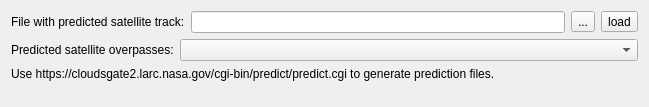
<?xml version="1.0" encoding="UTF-8"?>
<ui version="4.0">
 <class>SatelliteDockWidget</class>
 <widget class="QWidget" name="SatelliteDockWidget">
  <property name="geometry">
   <rect>
    <x>0</x>
    <y>0</y>
    <width>649</width>
    <height>107</height>
   </rect>
  </property>
  <property name="windowTitle">
   <string>Satellite Tracks</string>
  </property>
  <layout class="QVBoxLayout" name="verticalLayout">
   <item>
    <layout class="QHBoxLayout" name="horizontalLayout_5">
     <item>
      <widget class="QLabel" name="label_5">
       <property name="text">
        <string>File with predicted satellite track:</string>
       </property>
      </widget>
     </item>
     <item>
      <widget class="QLineEdit" name="leFile"/>
     </item>
     <item>
      <widget class="QToolButton" name="btSelectFile">
       <property name="toolTip">
        <string>Opens a file dialog for selecting a satellite overpass file.</string>
       </property>
       <property name="text">
        <string>...</string>
       </property>
      </widget>
     </item>
     <item>
      <widget class="QToolButton" name="btLoadFile">
       <property name="toolTip">
        <string>Load the specified file for visualisation.</string>
       </property>
       <property name="text">
        <string>load</string>
       </property>
      </widget>
     </item>
    </layout>
   </item>
   <item>
    <layout class="QHBoxLayout" name="horizontalLayout_7">
     <item>
      <widget class="QLabel" name="label_6">
       <property name="sizePolicy">
        <sizepolicy hsizetype="Fixed" vsizetype="Preferred">
         <horstretch>0</horstretch>
         <verstretch>0</verstretch>
        </sizepolicy>
       </property>
       <property name="text">
        <string>Predicted satellite overpasses:</string>
       </property>
      </widget>
     </item>
     <item>
      <widget class="QComboBox" name="cbSatelliteOverpasses">
       <property name="sizePolicy">
        <sizepolicy hsizetype="Preferred" vsizetype="Fixed">
         <horstretch>0</horstretch>
         <verstretch>0</verstretch>
        </sizepolicy>
       </property>
       <property name="toolTip">
        <string>Select/unselect a satellite overpass from all available overpasses.</string>
       </property>
      </widget>
     </item>
    </layout>
   </item>
   <item>
    <widget class="QLabel" name="label">
     <property name="text">
      <string>Use https://cloudsgate2.larc.nasa.gov/cgi-bin/predict/predict.cgi to generate prediction files.</string>
     </property>
    </widget>
   </item>
   <item>
    <spacer name="verticalSpacer">
     <property name="orientation">
      <enum>Qt::Vertical</enum>
     </property>
     <property name="sizeHint" stdset="0">
      <size>
       <width>20</width>
       <height>40</height>
      </size>
     </property>
    </spacer>
   </item>
  </layout>
 </widget>
 <resources/>
 <connections/>
</ui>
